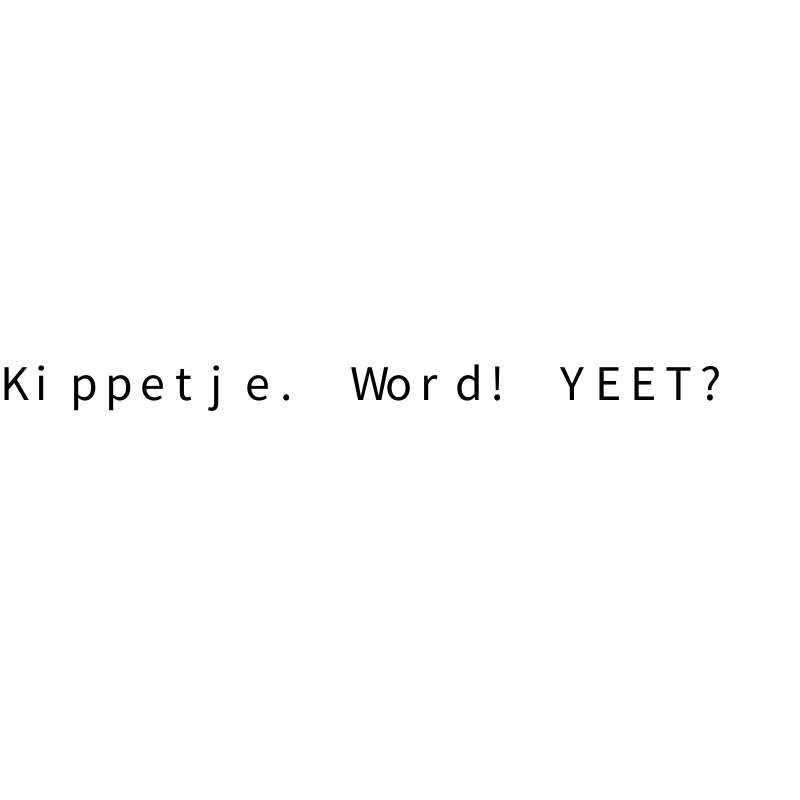
Frame 1 (no input)
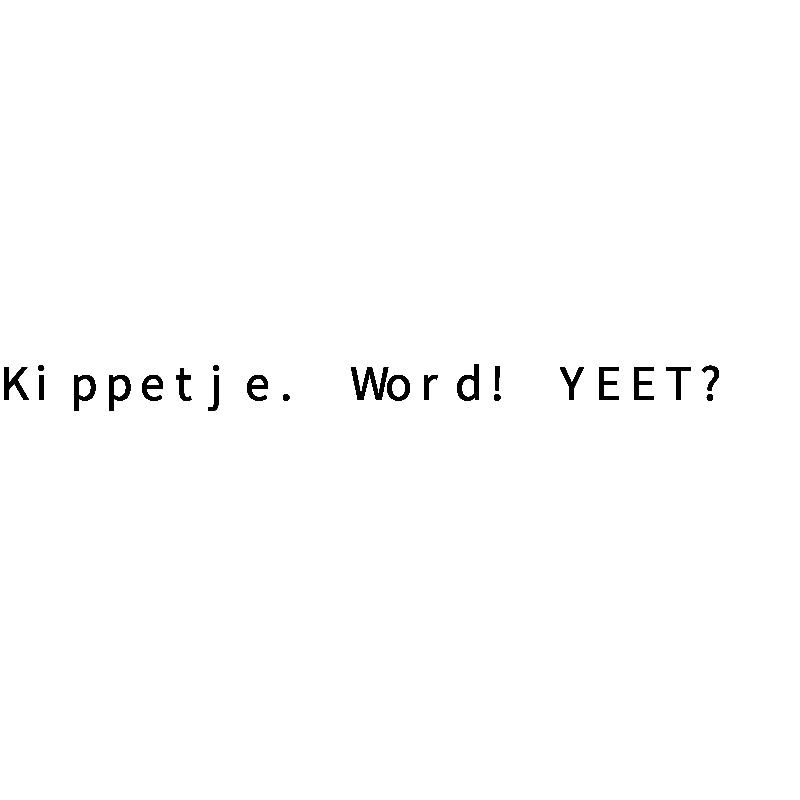
Frame 60 (the mouse pressed at the canvas centre just before this capture)
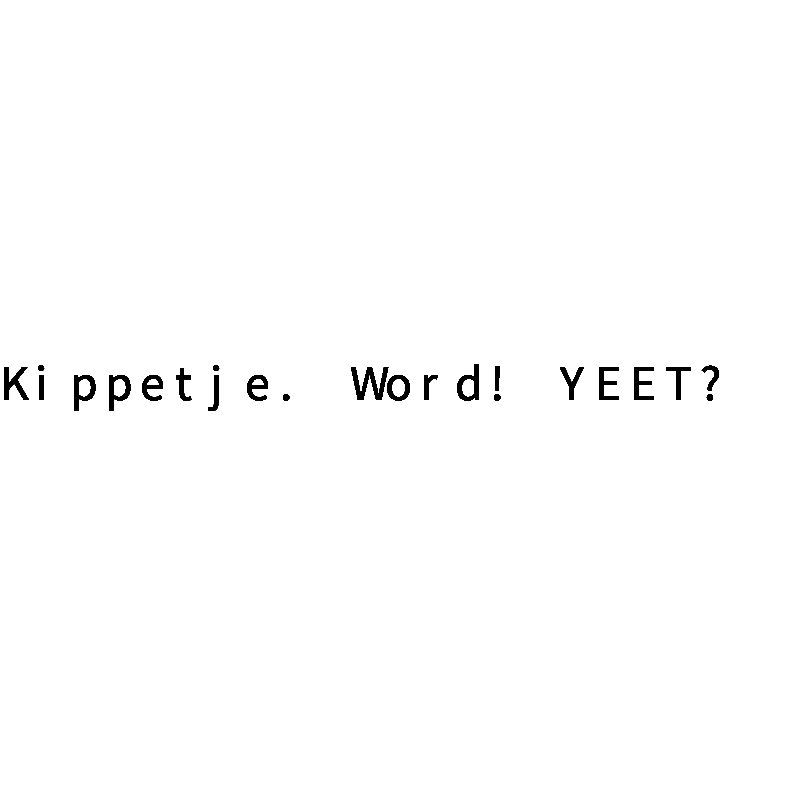
Frame 120 (the mouse held since frame 60 and released just before this capture)

The Processing sketch that drew these frames (run headless with seeded random() and noise(); from frame 60 on, the mouse is pressed at the canvas centre):

// Processing sketch: sketch_1_1_1
// ── sketch_1_1_1.pde
String[] words = {"Kippetje.", "Word!", "YEET?"};
String sentence = join(words, " ");

void setup() {
  size(800, 800);
  textSize(50);
  background(255);
}

void draw() {
  
  fill(0);
  for(int i =0; i<sentence.length();i++){
    text (sentence.charAt(i), 35*i, height/2);
  }
}
